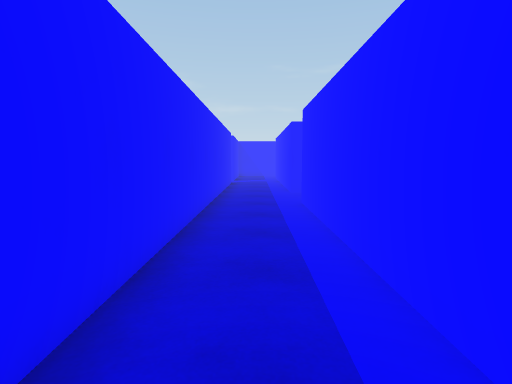
[1] (above)

22 first-person views from a walk through a scene from a Unity 3-D project. The camera is 1.4 m above the floor, tilts 6° down and sees 80° across. The floor is counted in squares, 1 m on a side. Each view is taken from the middle of a square. On the plan, view 1 faces up. The plan holds only what a view shows up to about 14 squares ahead; the rest is blank. The player character is not drawn. Surface patterns are stand-ins for the level's own textures.

[2]
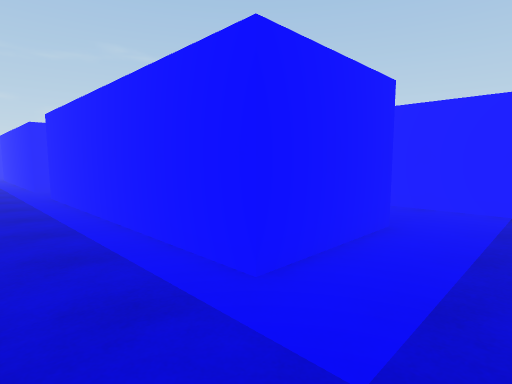

[3]
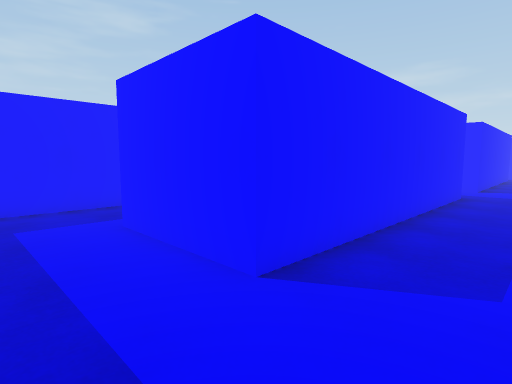

[4]
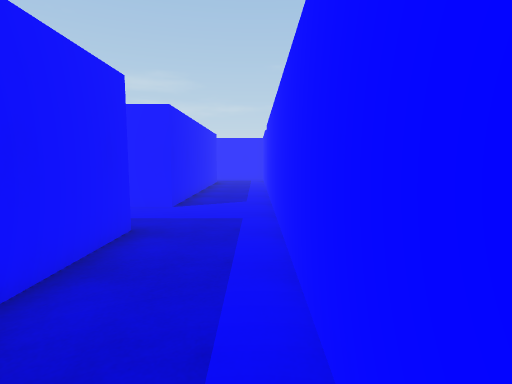

[5]
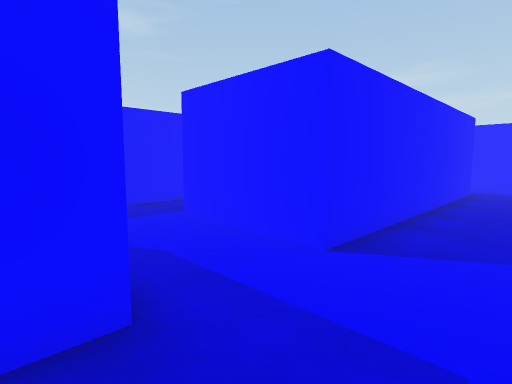

[6]
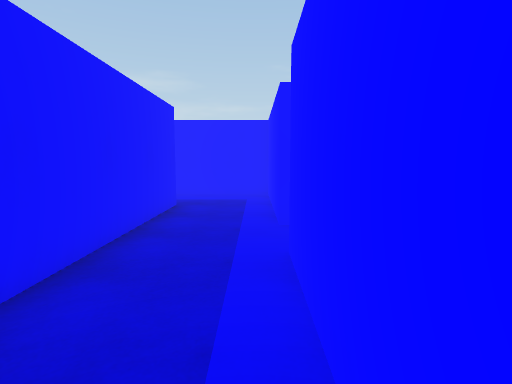

[7]
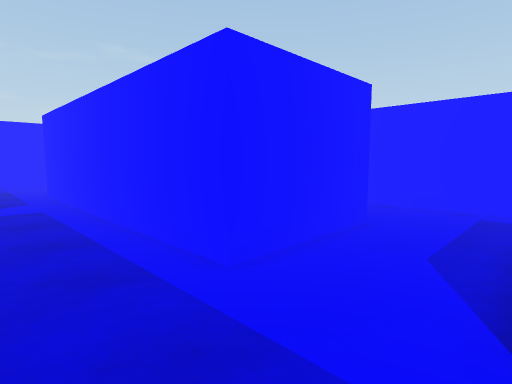

[8]
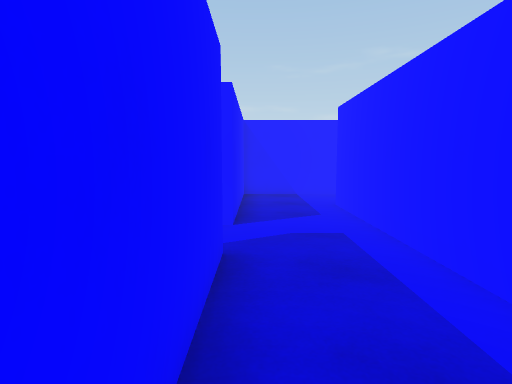

[9]
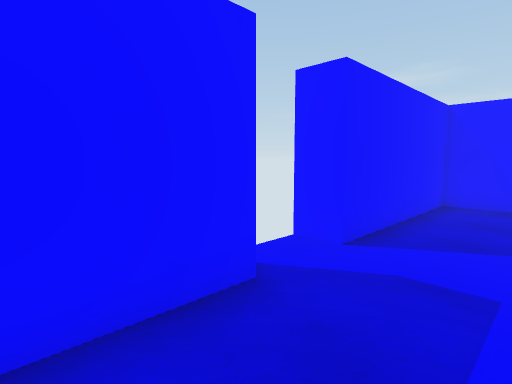

[10]
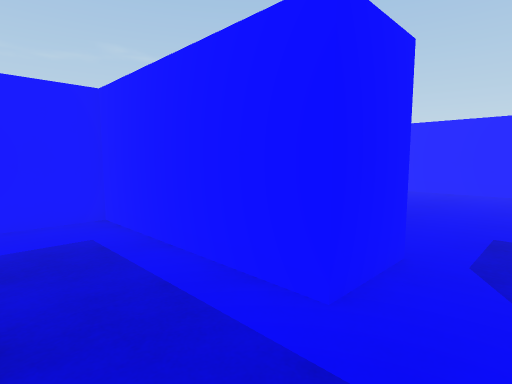

[11]
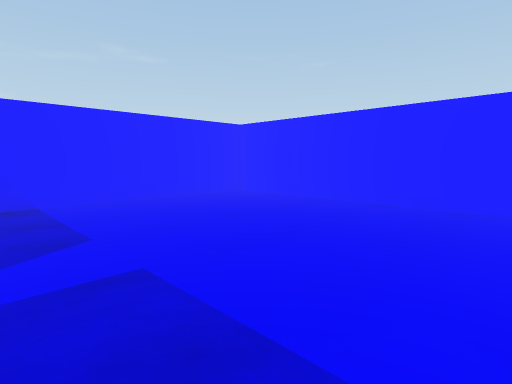

[12]
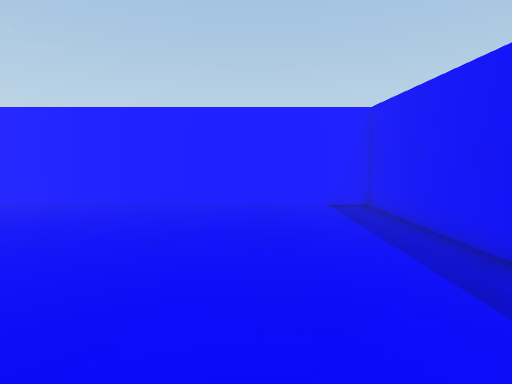

[13]
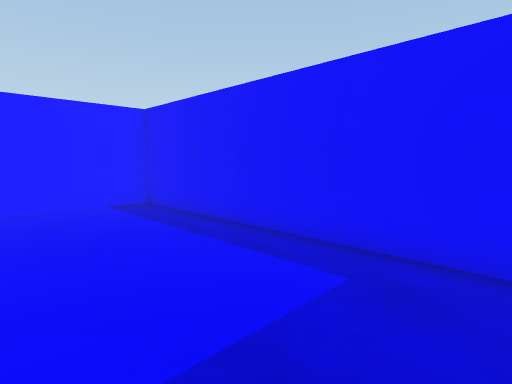

[14]
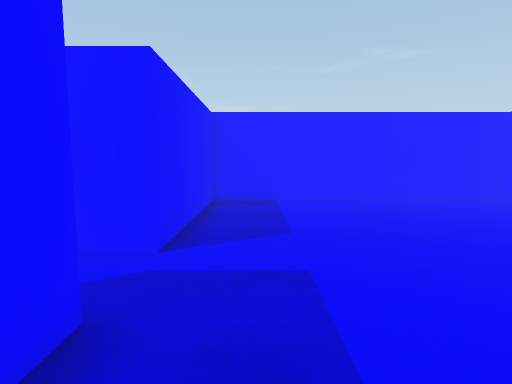

[15]
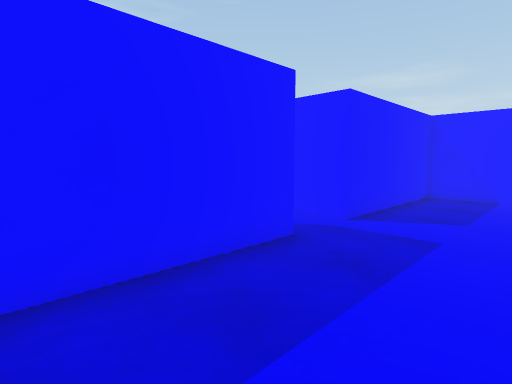

[16]
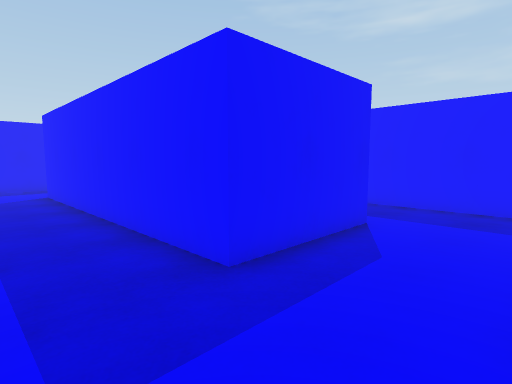

[17]
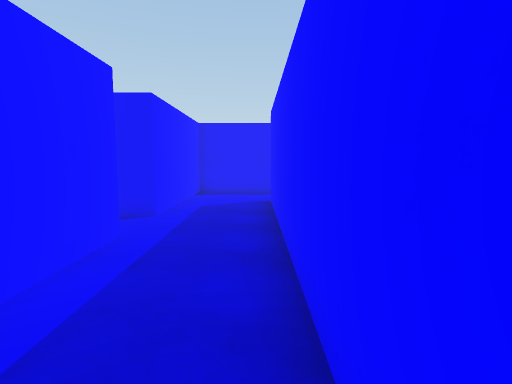

[18]
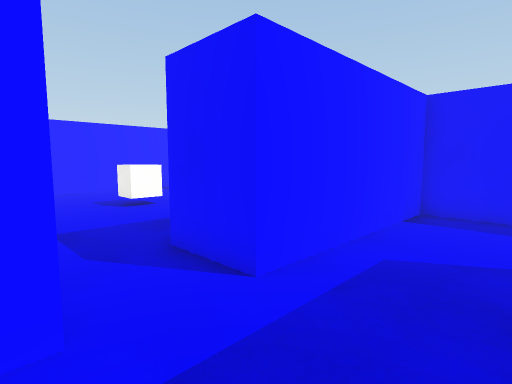

[19]
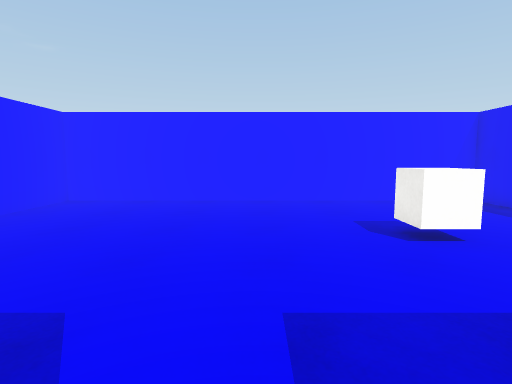

[20]
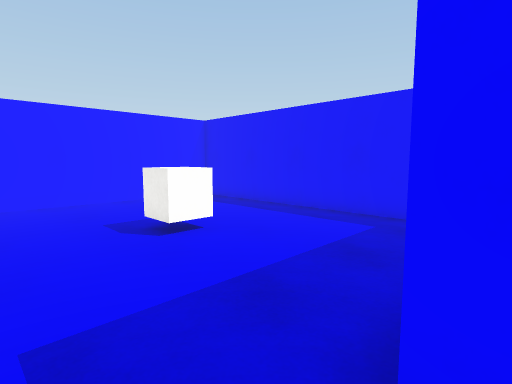

[21]
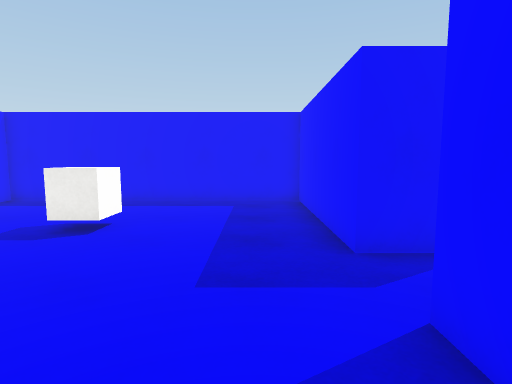

[22]
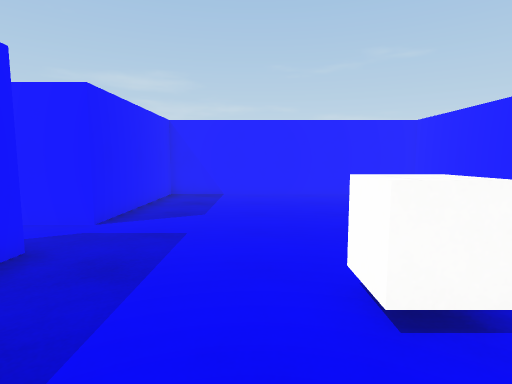

### Floor plan
Ten units are one square. View 1 is at (0, 0); x grows to the right and y downward. Boxes are objects, and circles mark ways between rooms. Rooms are numbered by the first view taken in them; rooms with no view inside come last. Other rooms are left out.
<svg viewBox="-30 -270 240 310">
<path fill="none" stroke="#000" d="M15 -100 55 -100 55 5 15 5 15 -100M-15 -185 -15 22M85 -44 85 -185M85 -205 85 -265 46 -265M55 -235 55 -130 15 -130 15 -235M24 -265 -15 -265 -15 -205 -25 -205M49 35 85 35 85 -25M105 -186 105 -142M112 -125 205 -125 205 -265 105 -265 105 -205 85 -205M85 -25 105 -25 105 35 205 35 205 -105 105 -105 105 -45 89 -45"/>
<rect x="145" y="-15" width="20" height="10" fill="#bbb"><title>other object</title></rect>
<circle cx="95" cy="-195" r="3" fill="#2a7"/>
<circle cx="95" cy="-35" r="3" fill="#2a7"/>
<text x="30" y="-120">1</text>
<text x="150" y="-200">2</text>
<text x="150" y="-40">3</text>
</svg>
Room 1 opens to room 2. Room 1 opens to room 3.

Where each view was taken, in squares from view 1:
view 1: 0 up, 0 right, facing up
view 2: 3 down, 1 left, facing up-right
view 3: 3 down, 8 right, facing up-left
view 4: 4 up, 8 right, facing up
view 5: 9 up, 8 right, facing up-left
view 6: 14 up, 8 right, facing up
view 7: 10 up, 1 left, facing up-right
view 8: 14 up, 1 left, facing up
view 9: 16 up, 1 right, facing up-left
view 10: 19 up, 6 right, facing up-right
view 11: 16 up, 11 right, facing up-right
view 12: 16 up, 11 right, facing right
view 13: 17 up, 11 right, facing down-right
view 14: 16 up, 12 right, facing up
view 15: 14 up, 14 right, facing up-left
view 16: 13 up, 8 right, facing down-left
view 17: 10 up, 6 right, facing down
view 18: 5 up, 6 right, facing down-right
view 19: 4 up, 10 right, facing right
view 20: 4 up, 10 right, facing down-right
view 21: 7 up, 12 right, facing down
view 22: 2 down, 14 right, facing up
